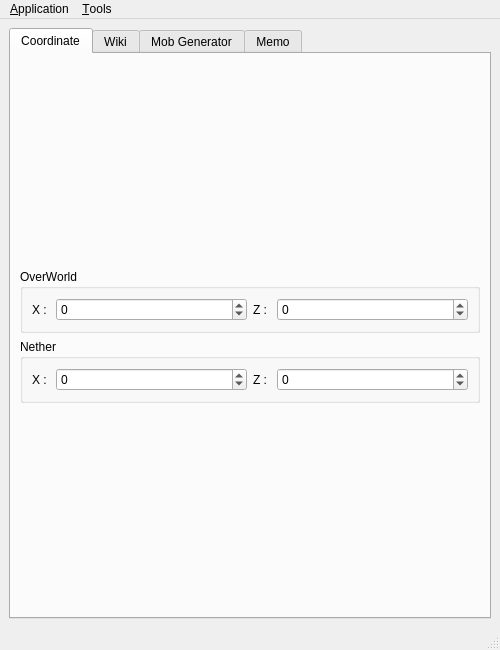
<?xml version="1.0" encoding="UTF-8"?>
<ui version="4.0">
 <class>MainWindow</class>
 <widget class="QMainWindow" name="MainWindow">
  <property name="geometry">
   <rect>
    <x>0</x>
    <y>0</y>
    <width>500</width>
    <height>650</height>
   </rect>
  </property>
  <property name="windowTitle">
   <string>MinecraftTools</string>
  </property>
  <property name="windowIcon">
   <iconset resource="resources.qrc">
    <normaloff>:/icons/minecrafttools.svg</normaloff>:/icons/minecrafttools.svg</iconset>
  </property>
  <widget class="QWidget" name="centralwidget">
   <layout class="QVBoxLayout" name="verticalLayout_3">
    <item>
     <widget class="QTabWidget" name="mainTab">
      <property name="currentIndex">
       <number>0</number>
      </property>
      <widget class="QWidget" name="coorTab">
       <attribute name="title">
        <string>Coordinate</string>
       </attribute>
       <layout class="QVBoxLayout" name="verticalLayout">
        <item>
         <spacer name="verticalSpacer_2">
          <property name="orientation">
           <enum>Qt::Vertical</enum>
          </property>
          <property name="sizeHint" stdset="0">
           <size>
            <width>20</width>
            <height>40</height>
           </size>
          </property>
         </spacer>
        </item>
        <item>
         <widget class="QGroupBox" name="groupBox">
          <property name="title">
           <string>OverWorld</string>
          </property>
          <layout class="QHBoxLayout" name="horizontalLayout">
           <item>
            <widget class="QLabel" name="label">
             <property name="sizePolicy">
              <sizepolicy hsizetype="Maximum" vsizetype="Preferred">
               <horstretch>0</horstretch>
               <verstretch>0</verstretch>
              </sizepolicy>
             </property>
             <property name="text">
              <string>X : </string>
             </property>
            </widget>
           </item>
           <item>
            <widget class="QSpinBox" name="OverWorldX">
             <property name="sizePolicy">
              <sizepolicy hsizetype="Minimum" vsizetype="Fixed">
               <horstretch>0</horstretch>
               <verstretch>0</verstretch>
              </sizepolicy>
             </property>
             <property name="minimum">
              <number>-2147483647</number>
             </property>
             <property name="maximum">
              <number>2147483647</number>
             </property>
             <property name="value">
              <number>0</number>
             </property>
            </widget>
           </item>
           <item>
            <widget class="QLabel" name="label_2">
             <property name="sizePolicy">
              <sizepolicy hsizetype="Maximum" vsizetype="Preferred">
               <horstretch>0</horstretch>
               <verstretch>0</verstretch>
              </sizepolicy>
             </property>
             <property name="text">
              <string>Z : </string>
             </property>
            </widget>
           </item>
           <item>
            <widget class="QSpinBox" name="OverWorldZ">
             <property name="minimum">
              <number>-2147483647</number>
             </property>
             <property name="maximum">
              <number>2147483647</number>
             </property>
            </widget>
           </item>
          </layout>
         </widget>
        </item>
        <item>
         <widget class="QGroupBox" name="groupBox_2">
          <property name="title">
           <string>Nether</string>
          </property>
          <layout class="QHBoxLayout" name="horizontalLayout_2">
           <item>
            <widget class="QLabel" name="label_3">
             <property name="sizePolicy">
              <sizepolicy hsizetype="Maximum" vsizetype="Preferred">
               <horstretch>0</horstretch>
               <verstretch>0</verstretch>
              </sizepolicy>
             </property>
             <property name="text">
              <string>X : </string>
             </property>
            </widget>
           </item>
           <item>
            <widget class="QSpinBox" name="NetherX">
             <property name="minimum">
              <number>-2147483647</number>
             </property>
             <property name="maximum">
              <number>2147483647</number>
             </property>
            </widget>
           </item>
           <item>
            <widget class="QLabel" name="label_4">
             <property name="sizePolicy">
              <sizepolicy hsizetype="Maximum" vsizetype="Preferred">
               <horstretch>0</horstretch>
               <verstretch>0</verstretch>
              </sizepolicy>
             </property>
             <property name="text">
              <string>Z : </string>
             </property>
            </widget>
           </item>
           <item>
            <widget class="QSpinBox" name="NetherZ">
             <property name="minimum">
              <number>-2147483647</number>
             </property>
             <property name="maximum">
              <number>2147483647</number>
             </property>
            </widget>
           </item>
          </layout>
         </widget>
        </item>
        <item>
         <spacer name="verticalSpacer">
          <property name="orientation">
           <enum>Qt::Vertical</enum>
          </property>
          <property name="sizeHint" stdset="0">
           <size>
            <width>20</width>
            <height>40</height>
           </size>
          </property>
         </spacer>
        </item>
       </layout>
      </widget>
      <widget class="QWidget" name="WikiTab">
       <attribute name="title">
        <string>Wiki</string>
       </attribute>
       <layout class="QVBoxLayout" name="verticalLayout_2">
        <item>
         <spacer name="verticalSpacer_3">
          <property name="orientation">
           <enum>Qt::Vertical</enum>
          </property>
          <property name="sizeHint" stdset="0">
           <size>
            <width>20</width>
            <height>40</height>
           </size>
          </property>
         </spacer>
        </item>
        <item>
         <widget class="QGroupBox" name="groupBox_3">
          <property name="sizePolicy">
           <sizepolicy hsizetype="Preferred" vsizetype="Maximum">
            <horstretch>0</horstretch>
            <verstretch>0</verstretch>
           </sizepolicy>
          </property>
          <property name="title">
           <string>Open Minecraft Wiki</string>
          </property>
          <layout class="QGridLayout" name="gridLayout_3">
           <item row="0" column="0">
            <widget class="QLabel" name="MinecraftWikiLink">
             <property name="sizePolicy">
              <sizepolicy hsizetype="Preferred" vsizetype="Maximum">
               <horstretch>0</horstretch>
               <verstretch>0</verstretch>
              </sizepolicy>
             </property>
             <property name="text">
              <string notr="true">PlaceHolder Text for Minecraft Wiki URL</string>
             </property>
             <property name="textFormat">
              <enum>Qt::RichText</enum>
             </property>
             <property name="openExternalLinks">
              <bool>true</bool>
             </property>
             <property name="textInteractionFlags">
              <set>Qt::TextBrowserInteraction</set>
             </property>
            </widget>
           </item>
          </layout>
         </widget>
        </item>
        <item>
         <widget class="QGroupBox" name="groupBox_4">
          <property name="sizePolicy">
           <sizepolicy hsizetype="Preferred" vsizetype="Maximum">
            <horstretch>0</horstretch>
            <verstretch>0</verstretch>
           </sizepolicy>
          </property>
          <property name="title">
           <string>Search at Minecraft Wiki</string>
          </property>
          <layout class="QGridLayout" name="gridLayout_4">
           <item row="0" column="0">
            <widget class="QLineEdit" name="WikiSearchText"/>
           </item>
           <item row="0" column="1">
            <widget class="QPushButton" name="WikiSearchButton">
             <property name="text">
              <string>&amp;Search</string>
             </property>
             <property name="icon">
              <iconset theme="edit-find"/>
             </property>
            </widget>
           </item>
          </layout>
         </widget>
        </item>
        <item>
         <spacer name="verticalSpacer_4">
          <property name="orientation">
           <enum>Qt::Vertical</enum>
          </property>
          <property name="sizeHint" stdset="0">
           <size>
            <width>20</width>
            <height>40</height>
           </size>
          </property>
         </spacer>
        </item>
       </layout>
      </widget>
      <widget class="QWidget" name="mobTab">
       <attribute name="title">
        <string>Mob Generator</string>
       </attribute>
       <layout class="QVBoxLayout" name="verticalLayout_7">
        <item>
         <layout class="QHBoxLayout" name="horizontalLayout_3">
          <item>
           <widget class="QLabel" name="label_5">
            <property name="sizePolicy">
             <sizepolicy hsizetype="Preferred" vsizetype="Maximum">
              <horstretch>0</horstretch>
              <verstretch>0</verstretch>
             </sizepolicy>
            </property>
            <property name="text">
             <string>Mob Type :</string>
            </property>
           </widget>
          </item>
          <item>
           <widget class="QComboBox" name="MobType">
            <item>
             <property name="text">
              <string>Horse</string>
             </property>
            </item>
            <item>
             <property name="text">
              <string>Villager</string>
             </property>
            </item>
           </widget>
          </item>
         </layout>
        </item>
        <item>
         <widget class="QTabWidget" name="mobGenTab">
          <property name="currentIndex">
           <number>0</number>
          </property>
          <widget class="QWidget" name="horseMobGenTab">
           <attribute name="title">
            <string>Horse</string>
           </attribute>
           <layout class="QGridLayout" name="gridLayout_5">
            <item row="0" column="0">
             <widget class="QWidget" name="HorseGenWidget" native="true">
              <property name="enabled">
               <bool>true</bool>
              </property>
              <property name="sizePolicy">
               <sizepolicy hsizetype="Preferred" vsizetype="Preferred">
                <horstretch>0</horstretch>
                <verstretch>0</verstretch>
               </sizepolicy>
              </property>
              <layout class="QVBoxLayout" name="verticalLayout_4">
               <item>
                <layout class="QHBoxLayout" name="horizontalLayout_7">
                 <item>
                  <widget class="QLabel" name="label_9">
                   <property name="text">
                    <string>Pattern :</string>
                   </property>
                  </widget>
                 </item>
                 <item>
                  <widget class="QComboBox" name="PatternCombo">
                   <item>
                    <property name="text">
                     <string>None</string>
                    </property>
                   </item>
                   <item>
                    <property name="text">
                     <string comment="Pattern">White</string>
                    </property>
                   </item>
                   <item>
                    <property name="text">
                     <string>White Field</string>
                    </property>
                   </item>
                   <item>
                    <property name="text">
                     <string>White Dots</string>
                    </property>
                   </item>
                   <item>
                    <property name="text">
                     <string>Black Dots</string>
                    </property>
                   </item>
                  </widget>
                 </item>
                </layout>
               </item>
               <item>
                <layout class="QHBoxLayout" name="horizontalLayout_8">
                 <item>
                  <widget class="QLabel" name="label_10">
                   <property name="text">
                    <string>Color :</string>
                   </property>
                  </widget>
                 </item>
                 <item>
                  <widget class="QComboBox" name="ColorCombo">
                   <item>
                    <property name="text">
                     <string comment="Color">White</string>
                    </property>
                   </item>
                   <item>
                    <property name="text">
                     <string>Creamy</string>
                    </property>
                   </item>
                   <item>
                    <property name="text">
                     <string>Chestnut</string>
                    </property>
                   </item>
                   <item>
                    <property name="text">
                     <string>Brown</string>
                    </property>
                   </item>
                   <item>
                    <property name="text">
                     <string>Black</string>
                    </property>
                   </item>
                   <item>
                    <property name="text">
                     <string>Gray</string>
                    </property>
                   </item>
                   <item>
                    <property name="text">
                     <string>Dark Brown</string>
                    </property>
                   </item>
                  </widget>
                 </item>
                </layout>
               </item>
               <item>
                <layout class="QHBoxLayout" name="horizontalLayout_4">
                 <item>
                  <widget class="QLabel" name="label_6">
                   <property name="sizePolicy">
                    <sizepolicy hsizetype="Preferred" vsizetype="Maximum">
                     <horstretch>0</horstretch>
                     <verstretch>0</verstretch>
                    </sizepolicy>
                   </property>
                   <property name="text">
                    <string>Health :</string>
                   </property>
                  </widget>
                 </item>
                 <item>
                  <widget class="QSpinBox" name="StrengthNum">
                   <property name="maximum">
                    <number>30</number>
                   </property>
                   <property name="value">
                    <number>30</number>
                   </property>
                  </widget>
                 </item>
                 <item>
                  <widget class="QCheckBox" name="StrengthAllowCheat">
                   <property name="sizePolicy">
                    <sizepolicy hsizetype="Maximum" vsizetype="Fixed">
                     <horstretch>0</horstretch>
                     <verstretch>0</verstretch>
                    </sizepolicy>
                   </property>
                   <property name="text">
                    <string>Allow Cheats</string>
                   </property>
                  </widget>
                 </item>
                </layout>
               </item>
               <item>
                <layout class="QHBoxLayout" name="horizontalLayout_5">
                 <item>
                  <widget class="QLabel" name="label_7">
                   <property name="sizePolicy">
                    <sizepolicy hsizetype="Preferred" vsizetype="Maximum">
                     <horstretch>0</horstretch>
                     <verstretch>0</verstretch>
                    </sizepolicy>
                   </property>
                   <property name="text">
                    <string>Speed :</string>
                   </property>
                  </widget>
                 </item>
                 <item>
                  <widget class="QDoubleSpinBox" name="SpeedDouble">
                   <property name="decimals">
                    <number>4</number>
                   </property>
                   <property name="maximum">
                    <double>0.337500000000000</double>
                   </property>
                   <property name="singleStep">
                    <double>0.100000000000000</double>
                   </property>
                   <property name="value">
                    <double>0.337500000000000</double>
                   </property>
                  </widget>
                 </item>
                 <item>
                  <widget class="QCheckBox" name="SpeedAllowCheat">
                   <property name="sizePolicy">
                    <sizepolicy hsizetype="Maximum" vsizetype="Fixed">
                     <horstretch>0</horstretch>
                     <verstretch>0</verstretch>
                    </sizepolicy>
                   </property>
                   <property name="text">
                    <string>Allow Cheats</string>
                   </property>
                  </widget>
                 </item>
                </layout>
               </item>
               <item>
                <layout class="QHBoxLayout" name="horizontalLayout_6">
                 <item>
                  <widget class="QLabel" name="label_8">
                   <property name="text">
                    <string>Jump :</string>
                   </property>
                  </widget>
                 </item>
                 <item>
                  <widget class="QDoubleSpinBox" name="JumpDouble">
                   <property name="maximum">
                    <double>1.000000000000000</double>
                   </property>
                   <property name="singleStep">
                    <double>0.100000000000000</double>
                   </property>
                   <property name="value">
                    <double>1.000000000000000</double>
                   </property>
                  </widget>
                 </item>
                 <item>
                  <widget class="QCheckBox" name="JumpAllowCheat">
                   <property name="sizePolicy">
                    <sizepolicy hsizetype="Maximum" vsizetype="Fixed">
                     <horstretch>0</horstretch>
                     <verstretch>0</verstretch>
                    </sizepolicy>
                   </property>
                   <property name="text">
                    <string>Allow Cheats</string>
                   </property>
                  </widget>
                 </item>
                </layout>
               </item>
               <item>
                <layout class="QHBoxLayout" name="horizontalLayout_10">
                 <item>
                  <widget class="QCheckBox" name="horseTamed">
                   <property name="text">
                    <string>Tamed</string>
                   </property>
                  </widget>
                 </item>
                 <item>
                  <widget class="QCheckBox" name="HorseHasSaddle">
                   <property name="text">
                    <string>Has saddle</string>
                   </property>
                  </widget>
                 </item>
                </layout>
               </item>
              </layout>
             </widget>
            </item>
           </layout>
          </widget>
          <widget class="QWidget" name="villaMobGenTab">
           <attribute name="title">
            <string>Villager</string>
           </attribute>
           <layout class="QVBoxLayout" name="verticalLayout_6">
            <item>
             <widget class="QWidget" name="villaGenwidget" native="true">
              <layout class="QVBoxLayout" name="verticalLayout_5">
               <item>
                <layout class="QHBoxLayout" name="horizontalLayout_11">
                 <item>
                  <widget class="QLabel" name="label_11">
                   <property name="text">
                    <string>Type :</string>
                   </property>
                  </widget>
                 </item>
                 <item>
                  <widget class="QComboBox" name="vilTypeCombo">
                   <item>
                    <property name="text">
                     <string>Plains</string>
                    </property>
                   </item>
                   <item>
                    <property name="text">
                     <string>Desert</string>
                    </property>
                   </item>
                   <item>
                    <property name="text">
                     <string>Jungle</string>
                    </property>
                   </item>
                   <item>
                    <property name="text">
                     <string>Savanna</string>
                    </property>
                   </item>
                   <item>
                    <property name="text">
                     <string>Snowy</string>
                    </property>
                   </item>
                   <item>
                    <property name="text">
                     <string>Swamp</string>
                    </property>
                   </item>
                   <item>
                    <property name="text">
                     <string>Taiga</string>
                    </property>
                   </item>
                  </widget>
                 </item>
                </layout>
               </item>
               <item>
                <layout class="QHBoxLayout" name="horizontalLayout_12">
                 <item>
                  <widget class="QLabel" name="label_12">
                   <property name="text">
                    <string>Profession :</string>
                   </property>
                  </widget>
                 </item>
                 <item>
                  <widget class="QComboBox" name="vilProfcombo">
                   <item>
                    <property name="text">
                     <string>Unemployed</string>
                    </property>
                   </item>
                   <item>
                    <property name="text">
                     <string>Armorer</string>
                    </property>
                   </item>
                   <item>
                    <property name="text">
                     <string>Butcher</string>
                    </property>
                   </item>
                   <item>
                    <property name="text">
                     <string>Cartographer</string>
                    </property>
                   </item>
                   <item>
                    <property name="text">
                     <string>Cleric</string>
                    </property>
                   </item>
                   <item>
                    <property name="text">
                     <string>Farmer</string>
                    </property>
                   </item>
                   <item>
                    <property name="text">
                     <string>Fisherman</string>
                    </property>
                   </item>
                   <item>
                    <property name="text">
                     <string>Fletcher</string>
                    </property>
                   </item>
                   <item>
                    <property name="text">
                     <string>Leatherworker</string>
                    </property>
                   </item>
                   <item>
                    <property name="text">
                     <string>Librarian</string>
                    </property>
                   </item>
                   <item>
                    <property name="text">
                     <string>Nitwit</string>
                    </property>
                   </item>
                   <item>
                    <property name="text">
                     <string>Mason</string>
                    </property>
                   </item>
                   <item>
                    <property name="text">
                     <string>Shepherd</string>
                    </property>
                   </item>
                   <item>
                    <property name="text">
                     <string>Toolsmith</string>
                    </property>
                   </item>
                   <item>
                    <property name="text">
                     <string>Weaponsmith</string>
                    </property>
                   </item>
                  </widget>
                 </item>
                </layout>
               </item>
               <item>
                <layout class="QHBoxLayout" name="horizontalLayout_13">
                 <item>
                  <widget class="QLabel" name="label_13">
                   <property name="text">
                    <string>Level :</string>
                   </property>
                  </widget>
                 </item>
                 <item>
                  <widget class="QSpinBox" name="vilLevelSpin">
                   <property name="minimum">
                    <number>1</number>
                   </property>
                   <property name="maximum">
                    <number>5</number>
                   </property>
                  </widget>
                 </item>
                </layout>
               </item>
              </layout>
             </widget>
            </item>
           </layout>
          </widget>
         </widget>
        </item>
        <item>
         <widget class="QGroupBox" name="groupBox_5">
          <property name="title">
           <string>Output :</string>
          </property>
          <layout class="QGridLayout" name="gridLayout">
           <item row="0" column="0">
            <widget class="QPlainTextEdit" name="MobGenOut"/>
           </item>
          </layout>
         </widget>
        </item>
        <item>
         <layout class="QHBoxLayout" name="horizontalLayout_9">
          <item>
           <spacer name="horizontalSpacer">
            <property name="orientation">
             <enum>Qt::Horizontal</enum>
            </property>
            <property name="sizeHint" stdset="0">
             <size>
              <width>40</width>
              <height>20</height>
             </size>
            </property>
           </spacer>
          </item>
          <item>
           <widget class="QPushButton" name="MobGenCopy">
            <property name="text">
             <string>&amp;Copy</string>
            </property>
            <property name="icon">
             <iconset theme="edit-copy"/>
            </property>
           </widget>
          </item>
          <item>
           <widget class="QPushButton" name="MobGenerateButton">
            <property name="text">
             <string>&amp;Generate</string>
            </property>
            <property name="icon">
             <iconset theme="document-new"/>
            </property>
           </widget>
          </item>
         </layout>
        </item>
       </layout>
      </widget>
      <widget class="QWidget" name="MemoTab">
       <attribute name="title">
        <string>Memo</string>
       </attribute>
       <layout class="QGridLayout" name="gridLayout_2">
        <item row="0" column="0">
         <widget class="QPlainTextEdit" name="plainTextEdit"/>
        </item>
       </layout>
      </widget>
     </widget>
    </item>
   </layout>
  </widget>
  <widget class="QMenuBar" name="menubar">
   <property name="geometry">
    <rect>
     <x>0</x>
     <y>0</y>
     <width>500</width>
     <height>25</height>
    </rect>
   </property>
   <widget class="QMenu" name="menuApplication">
    <property name="title">
     <string>&amp;Application</string>
    </property>
    <addaction name="actionAbout"/>
    <addaction name="actionExit"/>
   </widget>
   <widget class="QMenu" name="menuTools">
    <property name="title">
     <string>&amp;Tools</string>
    </property>
    <addaction name="actionCoordinate"/>
    <addaction name="actionWiki"/>
    <addaction name="actionMob_Generator"/>
    <addaction name="actionMemo"/>
   </widget>
   <addaction name="menuApplication"/>
   <addaction name="menuTools"/>
  </widget>
  <widget class="QStatusBar" name="statusbar"/>
  <action name="actionAbout">
   <property name="icon">
    <iconset theme="dialog-information"/>
   </property>
   <property name="text">
    <string>&amp;About</string>
   </property>
  </action>
  <action name="actionExit">
   <property name="icon">
    <iconset theme="application-exit"/>
   </property>
   <property name="text">
    <string>E&amp;xit</string>
   </property>
  </action>
  <action name="actionCoordinate">
   <property name="text">
    <string>&amp;Coordinate</string>
   </property>
  </action>
  <action name="actionWiki">
   <property name="text">
    <string>&amp;Wiki</string>
   </property>
  </action>
  <action name="actionMob_Generator">
   <property name="text">
    <string>&amp;Mob Generator</string>
   </property>
  </action>
  <action name="actionMemo">
   <property name="text">
    <string>M&amp;emo</string>
   </property>
  </action>
 </widget>
 <resources>
  <include location="resources.qrc"/>
 </resources>
 <connections>
  <connection>
   <sender>actionExit</sender>
   <signal>triggered()</signal>
   <receiver>MainWindow</receiver>
   <slot>close()</slot>
   <hints>
    <hint type="sourcelabel">
     <x>-1</x>
     <y>-1</y>
    </hint>
    <hint type="destinationlabel">
     <x>249</x>
     <y>174</y>
    </hint>
   </hints>
  </connection>
 </connections>
</ui>
